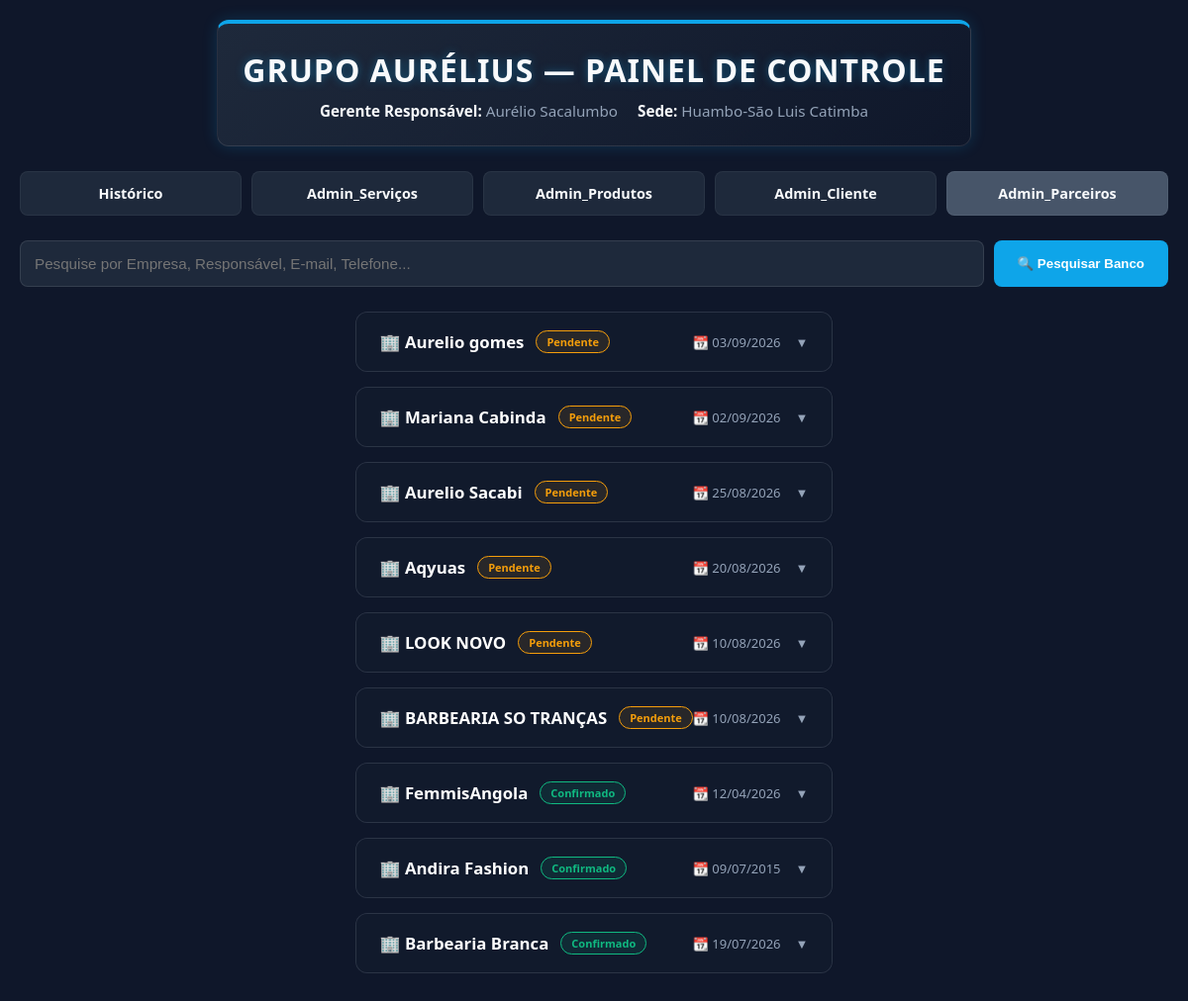
/Admin.php, run on the app's committed database.
### tables this page shows
CREATE TABLE `usuario` (
  `codigo` int(11) NOT NULL AUTO_INCREMENT,
  `pin_acesso` varchar(9) DEFAULT NULL,
  `nome` varchar(100) NOT NULL,
  `nome_funcionario` varchar(255) DEFAULT 'Não preenchido',
  `email` varchar(100) NOT NULL,
  `telefone` varchar(30) NOT NULL,
  `endereco` varchar(100) DEFAULT 'Huambo',
  `tipos_de_servico` varchar(50) DEFAULT 'Geral',
  `preco` decimal(10,2) DEFAULT 0.00,
  `transacao_status` varchar(30) DEFAULT 'Aguardando Validação',
  `visivel_no_site` int(1) DEFAULT 1,
  `nivel` varchar(30) DEFAULT 'parceiro_hospedado',
  `slug` varchar(50) DEFAULT 'Login',
  `bi_frente` varchar(255) DEFAULT NULL,
  `bi_verso` varchar(255) DEFAULT NULL,
  `logo_empresa` varchar(255) DEFAULT 'OIP (6).webp',
  `senha` varchar(255) DEFAULT NULL,
  `data` date NOT NULL,
  `especificacoes_json` text DEFAULT NULL,
  `iban_bancario` varchar(50) DEFAULT 'AO06.0000.0000.0000.0000.0',
  PRIMARY KEY (`codigo`)
);

### Admin.php (the view, shortened to what this page needs)
<?php
$host     = "127.0.0.1";
$dbname   = "aurelius_salao";
$user     = "root";
$password = "";
try {
    $mysqli = new mysqli($host, $user, $password, $dbname);
    $mysqli->set_charset("utf8mb4");
} catch (Exception $e) {
    die("<div style='background:#7f1d1d; color:#fff; padding:20px; font-family:sans-serif; text-align:center; border-radius:8px; margin:50px auto; max-width:500px;'>
            🚨 <b>Erro do Banco de Dados Local:</b> Não foi possível ligar ao MySQL do XAMPP.
         </div>");
}
$termo_pesquisa = "";
if (!empty($termo_pesquisa)) {
    $busca_safe = $mysqli->real_escape_string($termo_pesquisa);
    $sql_busca = "SELECT * FROM usuario WHERE
                  nome LIKE '%$busca_safe%' OR
                  nome_funcionario LIKE '%$busca_safe%' OR
                  email LIKE '%$busca_safe%' OR
                  telefone LIKE '%$busca_safe%' OR
                  transacao_status LIKE '%$busca_safe%'
                  ORDER BY codigo DESC";
} else {
    $sql_busca = "SELECT * FROM usuario ORDER BY codigo DESC";
}
$query_usuarios = $mysqli->query($sql_busca);
?>
<!DOCTYPE html>
<html lang="pt">
<head>
</head>
<body>
    <header class="header-painel">
        <h1>Grupo Aurélius — Painel de Controle</h1>
        <div class="info-gerente">
            <span><strong>Gerente Responsável:</strong> Aurélio Sacalumbo</span>
            <span><strong>Sede:</strong> Huambo-São Luis Catimba</span>
        </div>
    </header>
    <nav class="nav-admin-saas">
        <a href="historico.php" class="voltar-btn">Histórico</a>
        <a href="detalhes_servico.php" class="voltar-btn">Admin_Serviços</a>
        <a href="admin_adicionar_produto.php" class="voltar-btn">Admin_Produtos</a>
        <a href="Admini.php" class="voltar-btn">Admin_Cliente</a>
        <a href="Admin_Parceiros.php" class="voltar-btn" style="background: #475569;">Admin_Parceiros</a>
    </nav>
    <div class="barra-busca-container">
        <form action="Admin.php" method="POST" class="form-busca">
            <input type="text" name="busca_termo" class="input-busca-premium" placeholder="Pesquise por Empresa, Responsável, E-mail, Telefone..." value="<?php echo htmlspecialchars($termo_pesquisa); ?>">
            <button type="submit" name="pesquisar_busca" class="btn-busca-premium">🔍 Pesquisar Banco</button>
        </form>
    </div>
    <div class="grid-contratos">
        <?php
        if (!$query_usuarios || $query_usuarios->num_rows == 0) {
            echo "<p style='text-align:center; color:#94a3b8; padding: 20px;'>Nenhum registo de contrato localizado.</p>";
        } else {
            while ($row = $query_usuarios->fetch_assoc()) {
                $id_empresa = (int)($row['codigo'] ?? 0);
                $data_banco = trim($row['data'] ?? '');
                $data_celebracao = (empty($data_banco) || $data_banco === '0000-00-00') ? date('d/m/Y') : date('d/m/Y', strtotime($data_banco));
                $nome_banco = !empty($row['nome']) ? htmlspecialchars($row['nome'], ENT_QUOTES, 'UTF-8') : 'Empresa Oculta';
                $status_atual = !empty($row['transacao_status']) ? htmlspecialchars($row['transacao_status']) : 'Aguardando Validação';
                $badge_cor = 'color: #f59e0b; border: 1px solid #f59e0b; background: rgba(245, 158, 11, 0.1);';
                if(strtolower($status_atual) == 'confirmado') $badge_cor = 'color: #10b981; border: 1px solid #10b981; background: rgba(16, 185, 129, 0.1);';
        ?>
                <div class="aba-item-premium">
                    <div class="aba-gatilho" onclick="alternarAba(<?php echo $id_empresa; ?>)">
                        <div style="display:flex; align-items:center; gap:12px;">
                            <span style="font-weight:bold; color:#fff; font-size:1.05rem;">🏢 <?php echo $nome_banco; ?></span>
                            <span style="font-size:11px; padding:3px 10px; border-radius:12px; font-weight:bold; <?php echo $badge_cor; ?>"><?php echo $status_atual; ?></span>
                        </div>
                        <div style="display:flex; align-items:center; gap:15px; color: var(--texto-mutado); font-size:13px;">
                            <span>📆 <?php echo $data_celebracao; ?></span>
                            <span id="seta-<?php echo $id_empresa; ?>">▼</span>
                        </div>
                    </div>
                </div>
        <?php
            }
        }
        ?>
    </div>
</body>
</html>

### Admin.php (style rules this page uses)
:root { --bg-principal: #0f172a; --bg-card: rgba(30, 41, 59, 0.7); --neon-azul: #0ea5e9; --neon-verde: #10b981; --neon-vermelho: #f43f5e; --neon-laranja: #f59e0b; --texto-claro: #f8fafc; --texto-mutado: #94a3b8; }
body { background-color: var(--bg-principal); color: var(--texto-claro); font-family: 'Segoe UI', system-ui, sans-serif; margin: 0; padding: 20px; display: flex; flex-direction: column; align-items: center; }
.header-painel { background: linear-gradient(135deg, #1e293b 0%, #0f172a 100%); border: 1px solid rgba(255, 255, 255, 0.1); border-top: 4px solid var(--neon-azul); box-shadow: 0 0 15px rgba(14, 165, 233, 0.2); border-radius: 12px; padding: 25px; margin-bottom: 25px; text-align: center; }
.header-painel h1 { margin: 0 0 10px 0; font-size: 2rem; letter-spacing: 1px; text-transform: uppercase; text-shadow: 0 0 10px rgba(14, 165, 233, 0.4); }
.info-gerente { display: flex; justify-content: center; gap: 20px; flex-wrap: wrap; font-size: 0.95rem; color: var(--texto-mutado); }
.info-gerente strong { color: var(--texto-claro); }
.nav-admin-saas { display: flex; gap: 10px; margin-bottom: 25px; flex-wrap: wrap; width: 100%; }
.voltar-btn { flex: 1; min-width: 140px; text-align: center; padding: 12px; background: #1e293b; color: var(--texto-claro); text-decoration: none; border-radius: 8px; font-weight: 600; font-size: 0.9rem; border: 1px solid rgba(255,255,255,0.05); transition: background 0.3s; }
.barra-busca-container { width: 100%; margin-bottom: 25px; }
.form-busca { display: flex; gap: 10px; width: 100%; }
.input-busca-premium { flex: 1; padding: 14px; background: #1e293b; border: 1px solid rgba(255,255,255,0.1); border-radius: 8px; color: white; font-size: 0.95rem; }
.btn-busca-premium { padding: 14px 24px; background: var(--neon-azul); color: white; border: none; border-radius: 8px; font-weight: bold; cursor: pointer; }
.aba-item-premium { margin-bottom: 15px; border-radius: 12px; overflow: hidden; border: 1px solid rgba(255, 255, 255, 0.08); background: var(--bg-card); backdrop-filter: blur(10px); -webkit-backdrop-filter: blur(10px); width: 100%; box-sizing: border-box; }
.aba-gatilho { padding: 18px 24px; background: rgba(15, 23, 42, 0.7); display: flex; justify-content: space-between; align-items: center; cursor: pointer; user-select: none; }

### data on the page
usuario: nome "Aurelio gomes", transacao_status "Pendente", data "03/09/2026"
usuario: nome "Mariana Cabinda", transacao_status "Pendente", data "02/09/2026"
usuario: nome "Aurelio Sacabi", transacao_status "Pendente", data "25/08/2026"
usuario: nome "Aqyuas", transacao_status "Pendente", data "20/08/2026"
usuario: nome "LOOK NOVO", transacao_status "Pendente", data "10/08/2026"
usuario: nome "BARBEARIA SO TRANÇAS", transacao_status "Pendente", data "10/08/2026"
usuario: nome "FemmisAngola", transacao_status "Confirmado", data "12/04/2026"
usuario: nome "Andira Fashion", transacao_status "Confirmado", data "09/07/2015"
usuario: nome "Barbearia Branca", transacao_status "Confirmado", data "19/07/2026"
